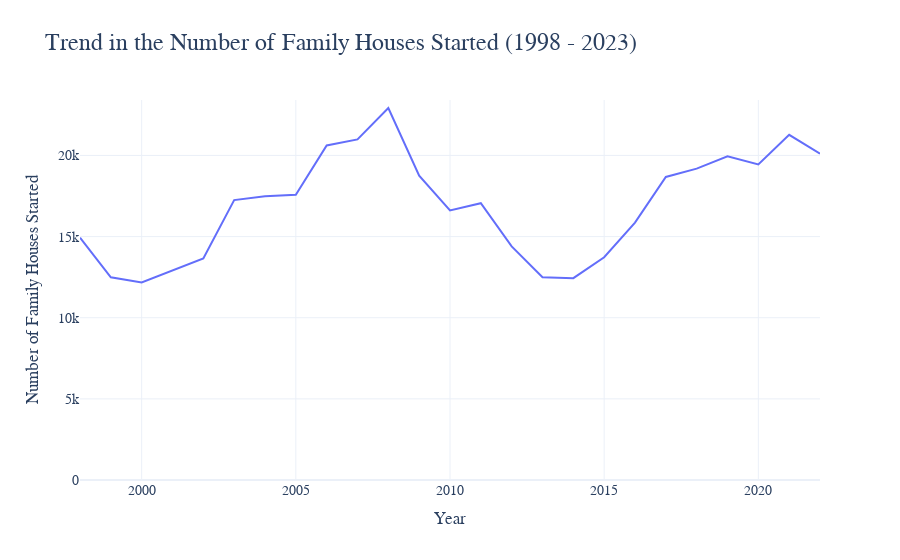

The cell this chart's notebook holds for it:
### Code cell
# Import required libraries
import pandas as pd
import matplotlib.pyplot as plt
import seaborn as sns
import plotly.express as px

def load_and_clean_data(file_path):
    """Load and clean the dataset."""
    # Load the data
    df = pd.read_excel(file_path)
    
    # Remove unnecessary header rows and reset index
    df_clean = df.iloc[3:].reset_index(drop=True)
    
    # Set appropriate column names
    column_names = [
        "Year", "Total_Dwellings", "Total_Index", "Family_Houses",
        "Family_Houses_Index", "Multi_Dwelling_Buildings",
        "Multi_Dwelling_Buildings_Index", "Change_Existing_Family_Houses",
        "Change_Existing_Family_Houses_Index", "Change_Existing_Multi_Dwelling_Buildings",
        "Change_Existing_Multi_Dwelling_Buildings_Index", "Non_Residential_Buildings",
        "Non_Residential_Buildings_Index"
    ]
    df_clean.columns = column_names
    
    # Filter and convert 'Year' to numeric
    df_clean = df_clean[df_clean['Year'].astype(str).str.isnumeric()]
    df_clean['Year'] = pd.to_numeric(df_clean['Year'])
    
    return df_clean

def plot_family_houses_trend(df):
    """Plot the trend in the number of family houses started over the years using Plotly for interactivity."""
    # Create the interactive plot
    fig = px.line(df, x='Year', y='Family_Houses',
                  title='Trend in the Number of Family Houses Started (1998 - 2023)',
                  labels={'Family_Houses': 'Number of Family Houses Started'},
                  template='plotly_white')
    
    # Customize the plot
    fig.update_layout(
        font=dict(
            family="Arial, monospace",
            size=14,
        ),
        title_font=dict(size=24, family="Arial, bold")
    )
    
    fig.update_yaxes(range=[0, df['Family_Houses'].max() + 500])  # Start y-axis from 0
    
    # Show the plot
    fig.show()


file_path = 'data/Housing construction dwellings started 1998 - 2023.xlsx'
df_clean = load_and_clean_data(file_path)
plot_family_houses_trend(df_clean)

### Figure 1 — Plotly figure (JSON) as saved in the notebook; plotly's stock layout.template omitted (floating-point values rounded to 4 significant figures)
{"data": [{"hovertemplate": "Year=%{x}<br>Number of Family Houses Started=%{y}<extra></extra>", "legendgroup": "", "line": {"color": "#636efa", "dash": "solid"}, "marker": {"symbol": "circle"}, "mode": "lines", "name": "", "orientation": "h", "showlegend": false, "type": "scatter", "x": [1998, 1999, 2000, 2001, 2002, 2003, 2004, 2005, 2006, 2007, 2008, 2009, 2010, 2011, 2012, 2013, 2014, 2015, 2016, 2017, 2018, 2019, 2020, 2021, 2022], "xaxis": "x", "y": [14933, 12489, 12177, 12895, 13659, 17250, 17485, 17579, 20620, 20990, 22918, 18750, 16611, 17060, 14399, 12490, 12440, 13727, 15865, 18678, 19186, 19947, 19446, 21271, 20109], "yaxis": "y"}], "layout": {"font": {"family": "Arial, monospace", "size": 14}, "legend": {"tracegroupgap": 0}, "title": {"font": {"family": "Arial, bold", "size": 24}, "text": "Trend in the Number of Family Houses Started (1998 - 2023)"}, "xaxis": {"anchor": "y", "domain": [0, 1], "title": {"text": "Year"}}, "yaxis": {"anchor": "x", "domain": [0, 1], "range": [0, 23418], "title": {"text": "Number of Family Houses Started"}}}}
